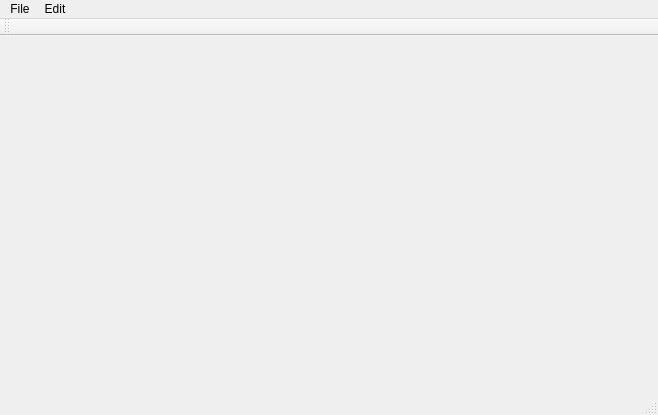
<?xml version="1.0" encoding="UTF-8"?>
<ui version="4.0">
 <class>MainWindowClass</class>
 <widget class="QMainWindow" name="MainWindowClass">
  <property name="geometry">
   <rect>
    <x>0</x>
    <y>0</y>
    <width>658</width>
    <height>415</height>
   </rect>
  </property>
  <property name="windowTitle">
   <string>MainWindow</string>
  </property>
  <widget class="QWidget" name="centralWidget">
   <layout class="QVBoxLayout" name="verticalLayout">
    <property name="spacing">
     <number>0</number>
    </property>
    <property name="leftMargin">
     <number>0</number>
    </property>
    <property name="topMargin">
     <number>0</number>
    </property>
    <property name="rightMargin">
     <number>0</number>
    </property>
    <property name="bottomMargin">
     <number>0</number>
    </property>
    <item>
     <widget class="OpenGLPlayer" name="widget_player" native="true">
      <property name="minimumSize">
       <size>
        <width>0</width>
        <height>0</height>
       </size>
      </property>
      <property name="maximumSize">
       <size>
        <width>16777215</width>
        <height>16777215</height>
       </size>
      </property>
     </widget>
    </item>
   </layout>
  </widget>
  <widget class="QMenuBar" name="menuBar">
   <property name="geometry">
    <rect>
     <x>0</x>
     <y>0</y>
     <width>658</width>
     <height>23</height>
    </rect>
   </property>
   <widget class="QMenu" name="menu_file">
    <property name="title">
     <string>File</string>
    </property>
    <addaction name="action_openFile"/>
    <addaction name="action_openRtsp"/>
   </widget>
   <widget class="QMenu" name="menuEdit">
    <property name="title">
     <string>Edit</string>
    </property>
    <addaction name="action_retry"/>
    <addaction name="action_pause"/>
   </widget>
   <addaction name="menu_file"/>
   <addaction name="menuEdit"/>
  </widget>
  <widget class="QStatusBar" name="statusBar"/>
  <widget class="QToolBar" name="mainToolBar">
   <attribute name="toolBarArea">
    <enum>TopToolBarArea</enum>
   </attribute>
   <attribute name="toolBarBreak">
    <bool>false</bool>
   </attribute>
  </widget>
  <action name="action_openFile">
   <property name="text">
    <string>Open File</string>
   </property>
  </action>
  <action name="action_openRtsp">
   <property name="text">
    <string>Open Rtsp</string>
   </property>
  </action>
  <action name="action_retry">
   <property name="text">
    <string>retry</string>
   </property>
  </action>
  <action name="action_pause">
   <property name="text">
    <string>pause</string>
   </property>
  </action>
 </widget>
 <layoutdefault spacing="6" margin="11"/>
 <customwidgets>
  <customwidget>
   <class>OpenGLPlayer</class>
   <extends>QWidget</extends>
   <header>openglplayer.h</header>
   <container>1</container>
  </customwidget>
 </customwidgets>
 <resources/>
 <connections/>
</ui>
